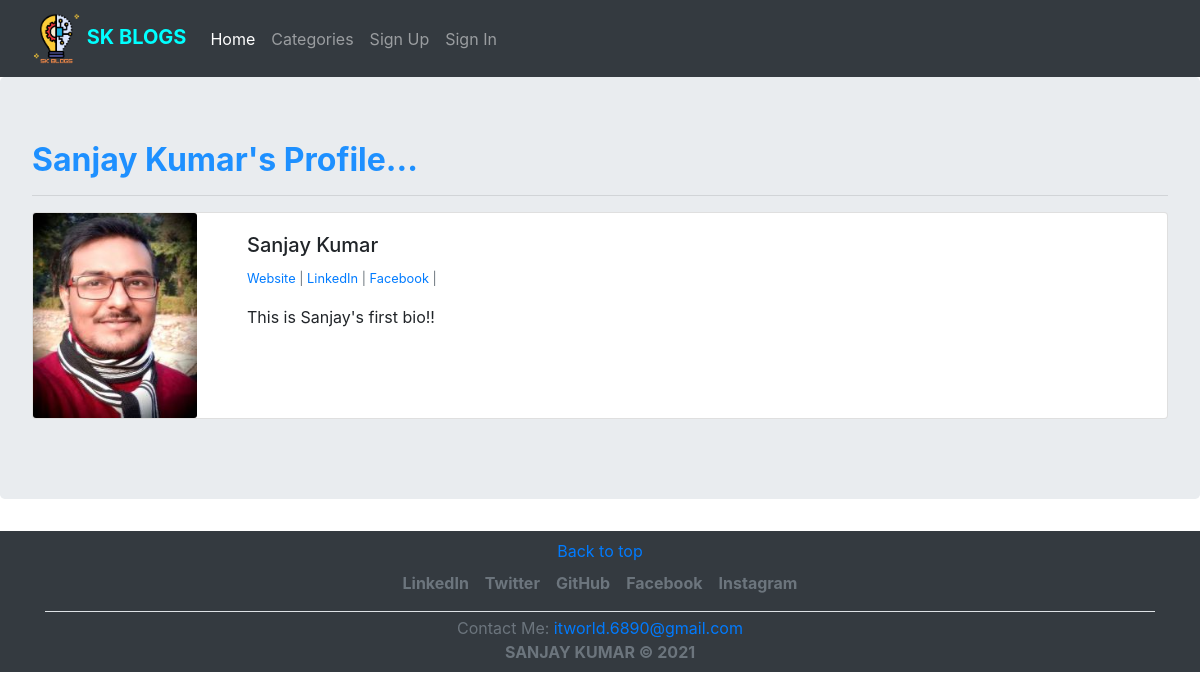
Before: /members/1/profile with the older database file.
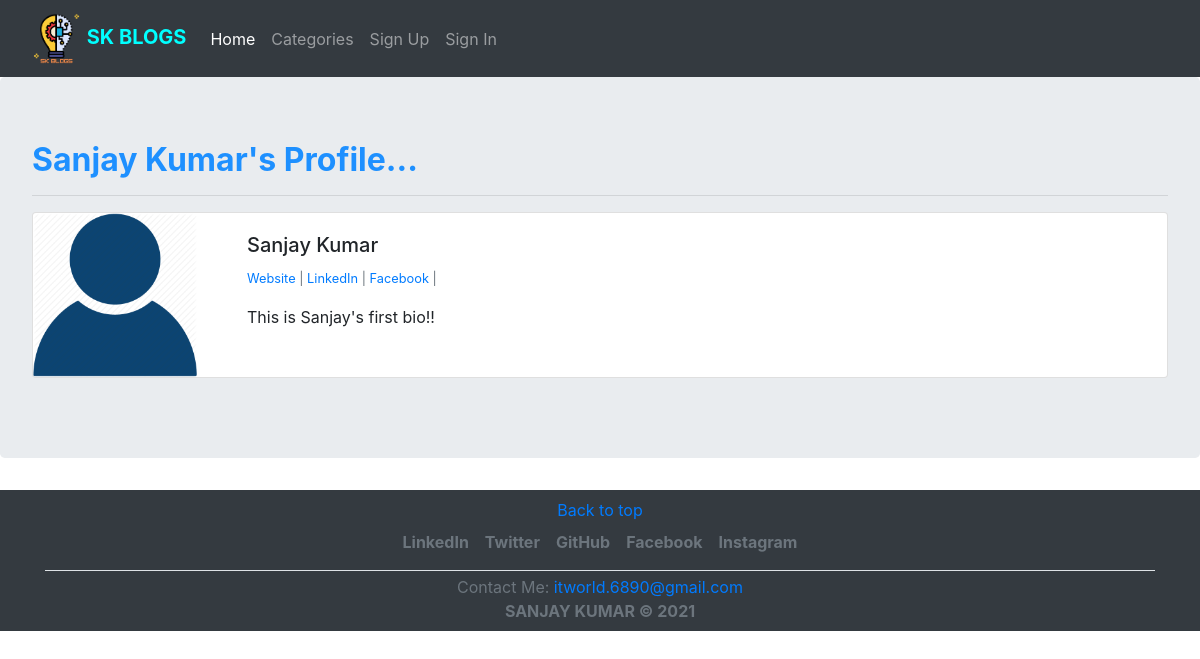
After: the same page with the newer database file.
### blog/models.py (models this page shows, shortened)
class Profile(models.Model):
    user = models.OneToOneField(User, null=True, on_delete=models.CASCADE)
    bio = models.TextField()
    profile_pic = models.ImageField(null=True, blank=True, upload_to="images/profile")
    website_url = models.URLField(null=True, blank=True)
    facebook_url = models.URLField(null=True, blank=True)
    instagram_url = models.URLField(null=True, blank=True)
    linkedin_url = models.URLField(null=True, blank=True)
    twitter_url = models.URLField(null=True, blank=True)

### members/views.py (the view)
# urls.py: path('<int:pk>/profile',ShowProfilePageView.as_view(), name="show-profile-page"),
class ShowProfilePageView(DetailView):
    model = Profile
    template_name = 'registration/user_profile.html'
    def get_context_data(self, *args, **kwargs):
        context = super(ShowProfilePageView, self).get_context_data(*args, **kwargs)
        page_user = get_object_or_404(Profile, id=self.kwargs['pk'])
        context["page_user"] = page_user
        return context

### members/templates/registration/user_profile.html (shortened to what this page needs)
{% extends 'base.html' %}
{% load static %}
{% block content %}
<h2 style="font-weight: bold; color:dodgerblue;">{{ page_user.user.first_name }} {{ page_user.user.last_name }}'s Profile...</h2>
<hr/>
    <div class="card mb-3">
        <div class="row g-0">
          <div class="col-md-2">
            {% if page_user.profile_pic %}
                <img src="{{ page_user.profile_pic.url }}" class="card-img" alt="Profile Pic">
            {% else %}
                <img src="{% static 'profile_pic.png' %}" class="card-img" alt="Profile Pic">
            {% endif %}
          </div>
          <div class="col-md-8">
            <div class="card-body">
              <h5 class="card-title">{{ page_user.user.first_name }} {{ page_user.user.last_name }}</h5>
              <p class="small text-muted">
                  {% if page_user.website_url %}
                    <a href="{{ page_user.website_url }}">Website</a> |
                  {% endif %}
                  {% if page_user.linkedin_url %}
                    <a href="{{ page_user.linkedin_url }}">LinkedIn</a> |
                  {% endif %}
                  {% if page_user.facebook_url %}
                    <a href="{{ page_user.facebook_url }}">Facebook</a> |
                  {% endif %}
                </p>
              <p class="card-text">{{ page_user.bio }}</p>
            </div>
          </div>
        </div>
      </div>
{% endblock %}

Changed rows visible on the page:
changed Profile "This is Sanjay's first bio!!": profile_pic: picture removed
